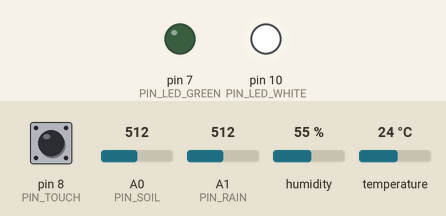
This sketch was run on a simulated Arduino Uno, built with avr-gcc and run on an emulated ATmega328P. Shown: output pins drawn as LEDs (lit = HIGH). Dashed ring = blinking. Inputs (shaded band) come from the test bench; at power-on: A0 (PIN_SOIL) = 512, A1 (PIN_RAIN) = 512, humidity 55 %, pin 8 (PIN_TOUCH) LOW, temperature 24 °C. What the sketch prints to the serial monitor is not drawn.

Above: at 3.3 s.
3.4 s: A0 (PIN_SOIL) set to 398
7.5 s: A0 (PIN_SOIL) set to 365
At 9.75 s:
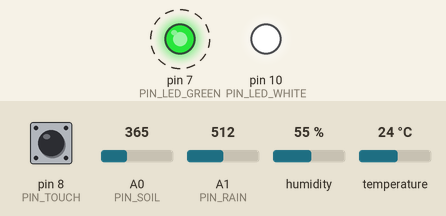
12.3 s: A1 (PIN_RAIN) set to 539
At 15.1 s:
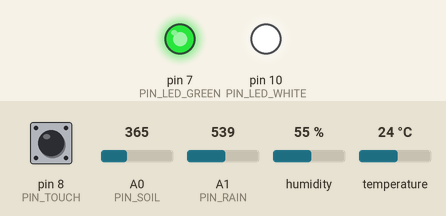
16.3 s: humidity set to 64 %
24.2 s: humidity set to 67 %
At 30.1 s:
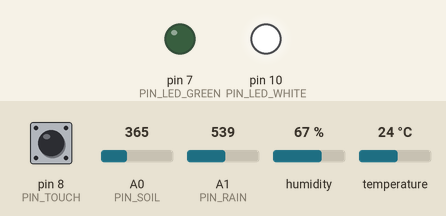
Timing chart, 0 to 35.5 s (numbered marks = the images above; inputs shaded):
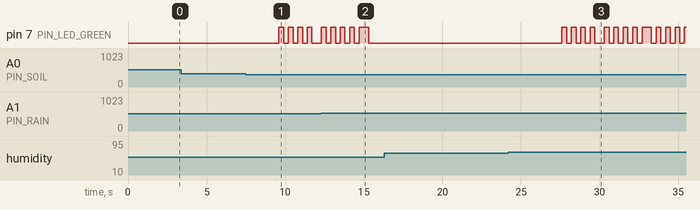

The sketch:

spirexa_uno.ino
```cpp
/*
 * SPIREXA FIELD NODE - ARDUINO UNO
 *
 * Sensors:
 *   Rain sensor  -> A1
 *   Soil sensor  -> A0
 *   DHT11        -> D2
 *   Touch module -> D8
 *
 * LEDs:
 *   Alert/Green LED -> D7
 *   White LED       -> D10
 *
 * Green LED BLINKS when:
 *   - Touch detected
 *   - Wetness >= 65%
 *
 * White LED stays ON.
 *
 * Prints a JSON line per reading. hardware/serial_bridge.py forwards those
 * to the SPIREXA server, which puts them on the dashboard.
 */

#include <DHT.h>

#define PIN_RAIN   A1
#define PIN_SOIL   A0
#define PIN_DHT    2
#define PIN_TOUCH  8

#define PIN_LED_GREEN  7
#define PIN_LED_WHITE 10

#define DHTTYPE DHT11

DHT dht(PIN_DHT, DHTTYPE);

const int RAIN_DRY = 950;
const int RAIN_WET = 380;

const int SOIL_DRY = 620;
const int SOIL_WET = 280;

const int ALERT_THRESHOLD = 65;

unsigned long lastRead = 0;
unsigned long lastBlink = 0;

const unsigned long READ_EVERY_MS = 3000;
const unsigned long BLINK_EVERY_MS = 300;

int wetness = 0;
bool touchDetected = false;
bool alertActive = false;
bool greenLedState = false;

void setup() {
  Serial.begin(9600);

  pinMode(PIN_TOUCH, INPUT);
  pinMode(PIN_LED_GREEN, OUTPUT);
  pinMode(PIN_LED_WHITE, OUTPUT);

  digitalWrite(PIN_LED_WHITE, HIGH);   // white = system on
  digitalWrite(PIN_LED_GREEN, LOW);    // alert off

  dht.begin();
  delay(2000);

  Serial.println();
  Serial.println("================================");
  Serial.println("      SPIREXA FIELD NODE");
  Serial.println("================================");
  Serial.println("Arduino UNO");
  Serial.println("Rain + Soil + DHT11 + Touch");
  Serial.println("Green LED = ALERT");
  Serial.println("White LED = SYSTEM ON");
  Serial.println();
  Serial.println("SYSTEM READY");
}

void loop() {
  unsigned long now = millis();

  if (now - lastRead >= READ_EVERY_MS) {
    lastRead = now;
    readSensors();
  }

  if (alertActive) {
    if (now - lastBlink >= BLINK_EVERY_MS) {
      lastBlink = now;
      greenLedState = !greenLedState;
      digitalWrite(PIN_LED_GREEN, greenLedState);
    }
  } else {
    greenLedState = false;
    digitalWrite(PIN_LED_GREEN, LOW);
  }

  digitalWrite(PIN_LED_WHITE, HIGH);
}

void readSensors() {
  int rainRaw = analogRead(PIN_RAIN);
  float rainPct = mapPct(rainRaw, RAIN_DRY, RAIN_WET);

  int soilRaw = analogRead(PIN_SOIL);
  float soilPct = mapPct(soilRaw, SOIL_DRY, SOIL_WET);

  float humidity = dht.readHumidity();
  float tempC = dht.readTemperature();

  if (isnan(humidity)) humidity = -1;
  if (isnan(tempC))    tempC = -1;

  touchDetected = digitalRead(PIN_TOUCH) == HIGH;

  wetness = wetnessScore(rainPct, humidity, soilPct);
  if (touchDetected) wetness = 90;          // demo alarm

  alertActive = touchDetected || wetness >= ALERT_THRESHOLD;

  Serial.println();
  Serial.println("--------------------------------");
  Serial.print("Rain raw: ");   Serial.println(rainRaw);
  Serial.print("Rain: ");       Serial.print(rainPct, 1);  Serial.println("%");
  Serial.print("Soil raw: ");   Serial.println(soilRaw);
  Serial.print("Soil: ");       Serial.print(soilPct, 1);  Serial.println("%");

  Serial.print("Temperature: ");
  if (tempC < 0) Serial.println("DHT READ FAILED");
  else { Serial.print(tempC, 1); Serial.println(" C"); }

  Serial.print("Humidity: ");
  if (humidity < 0) Serial.println("DHT READ FAILED");
  else { Serial.print(humidity, 1); Serial.println(" %"); }

  Serial.print("Touch: ");
  Serial.println(touchDetected ? "TOUCHED" : "NO");

  Serial.print("Wetness: "); Serial.print(wetness); Serial.println("%");
  Serial.print("ALERT: ");   Serial.println(alertActive ? "YES" : "NO");

  // --- the line serial_bridge.py picks up ---
  Serial.print("{\"node_id\":\"NODE-01\"");
  Serial.print(",\"lat\":23.73480");
  Serial.print(",\"lon\":92.71870");
  Serial.print(",\"rain_pct\":");          Serial.print(rainPct, 1);
  Serial.print(",\"soil_moisture_pct\":"); Serial.print(soilPct, 1);

  Serial.print(",\"temperature_c\":");
  if (tempC < 0) Serial.print("null"); else Serial.print(tempC, 1);

  Serial.print(",\"humidity_pct\":");
  if (humidity < 0) Serial.print("null"); else Serial.print(humidity, 1);

  Serial.print(",\"wetness_pct\":");       Serial.print(wetness);
  Serial.print(",\"touch\":");
  Serial.print(touchDetected ? "true" : "false");
  Serial.println("}");
}

int wetnessScore(float rain, float humidity, float soil) {
  int score = 0;

  if      (rain > 75) score += 40;
  else if (rain > 45) score += 30;
  else if (rain > 20) score += 18;
  else if (rain > 5)  score += 8;

  if      (humidity > 92) score += 15;
  else if (humidity > 80) score += 10;
  else if (humidity > 65) score += 5;

  if      (soil > 85) score += 45;
  else if (soil > 70) score += 30;
  else if (soil > 55) score += 15;

  return constrain(score, 0, 100);
}

float mapPct(int raw, int dryVal, int wetVal) {
  float pct = 100.0 * (dryVal - raw) / (float)(dryVal - wetVal);
  return constrain(pct, 0, 100);
}
```

Measured:
- the behaviour switches between 382 and 381 on A0 (PIN_SOIL) (found by bisection; images 0 and 1)
- the behaviour switches between 522 and 523 on A1 (PIN_RAIN) (found by bisection; images 1 and 2)
- the behaviour switches between 65 and 66 % on humidity (found by bisection; images 2 and 3)
- after the input at 3.4 s, every drawn part: stays the same
- after the input at 7.5 s, pin 7 (PIN_LED_GREEN): alternates HIGH for 0.30 s and LOW for 0.30 s, starting after 2.1 s
- after the input at 12.3 s, pin 7 (PIN_LED_GREEN): goes on until 15.3 s, then stays LOW
- after the input at 16.3 s, every drawn part: stays the same
- after the input at 24.2 s, pin 7 (PIN_LED_GREEN): LOW → HIGH after 3.4 s, → LOW 0.30 s later, → HIGH 0.30 s later, → LOW 0.30 s later, … (25 changes in this stretch)
